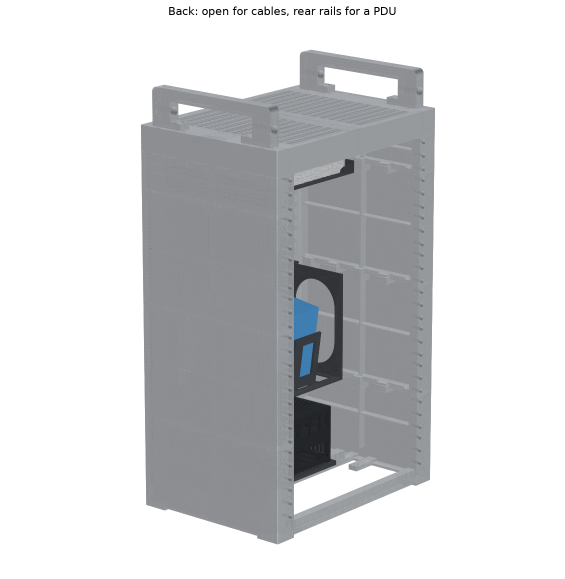
#> input picture 04_DESIGN_SOURCE/1_Rack_9U_T0-look/images/rack_back.png, 1129 x 1157 px (shown at 1/2 size)
$ python measure_drawing.py ../../04_DESIGN_SOURCE/1_Rack_9U_T0-look/images/rack_back.png
#> lines starting #> are read from the running program, lines starting #| are printed output that depends on the picture; after the words box and inside, x2 and y2 are one past the last pixel; in counts of white or black regions, pixels touching at a corner belong together
"""Measure Waveshare's adapter (F) dimension drawing by pixel analysis (not by eye)."""
import sys
import numpy as np
from PIL import Image

im = np.asarray(Image.open(sys.argv[1]).convert("RGB")).astype(int)
H, W, _ = im.shape
#> H = 1157; W = 1129
R, G, B = im[..., 0], im[..., 1], im[..., 2]
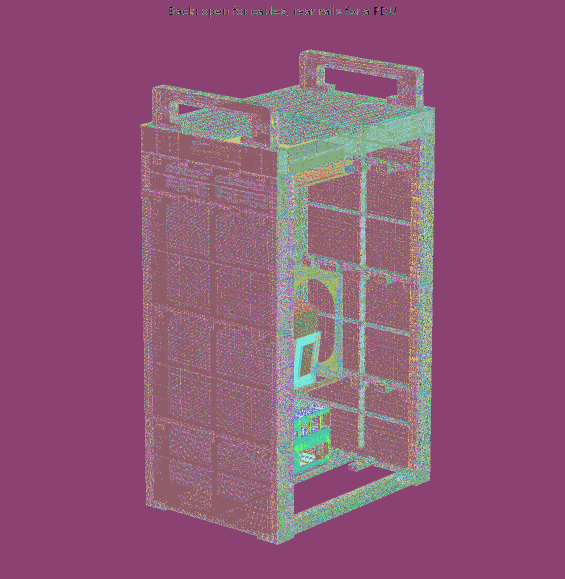
#> R: shape (1157, 1129) int64 (shown at 1/2 size); 256 distinct labels, from 0 to 255; one colour per label, 0 black
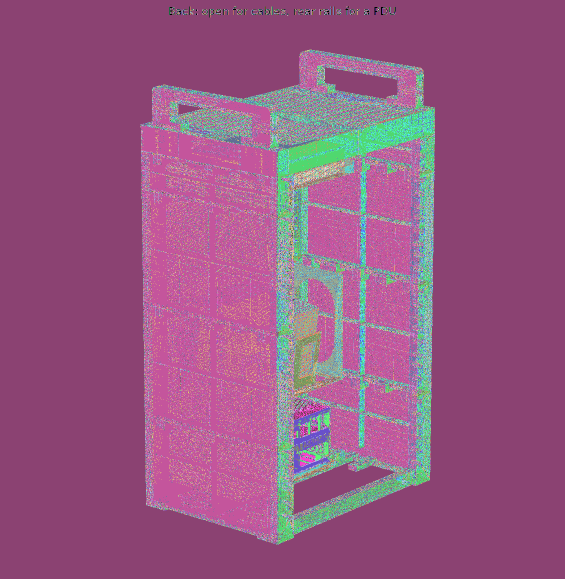
#> G: shape (1157, 1129) int64 (shown at 1/2 size); 256 distinct labels, from 0 to 255; one colour per label, 0 black
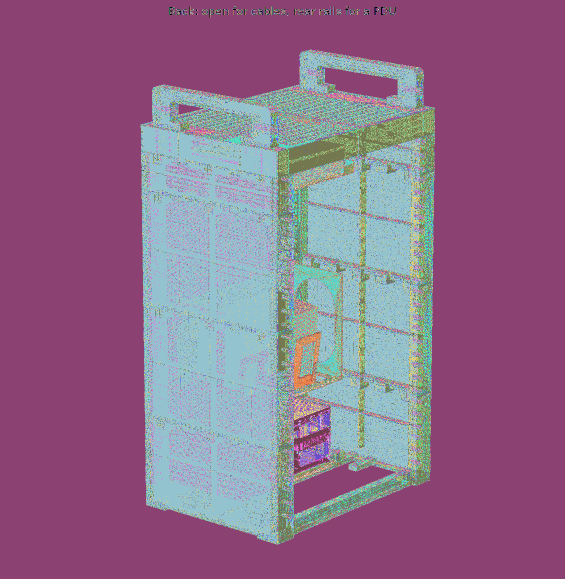
#> B: shape (1157, 1129) int64 (shown at 1/2 size); 256 distinct labels, from 0 to 255; one colour per label, 0 black
mx, mn = im.max(-1), im.min(-1)
grey_line = (mx < 170) & (mx - mn < 25)            # thin dimension / extension lines (grey on white)
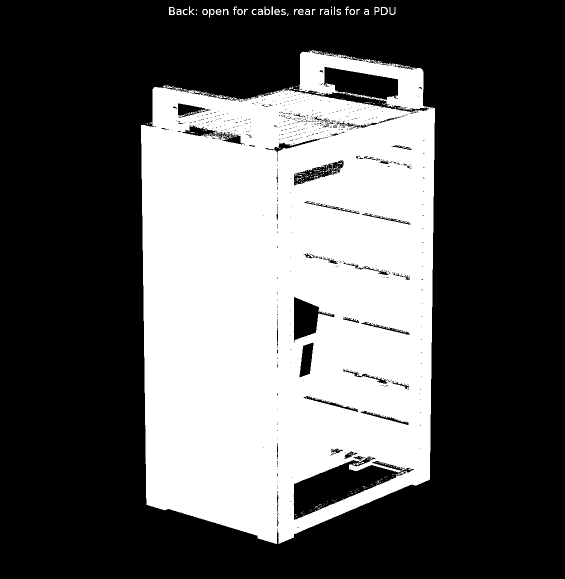
#> grey_line: shape (1157, 1129) bool (shown at 1/2 size); 35.9% white; 323 white regions (284 under 20 px), largest, box (x1, y1, x2, y2) and area: (282, 100, 870, 1088) 465715, (338, 14, 350, 30) 118, (762, 14, 776, 30) 103


def runs(mask1d, minlen=1):
    idx = np.flatnonzero(mask1d)
    if not len(idx):
        return []
    out, s = [], idx[0]
    for a, b in zip(idx, idx[1:]):
        if b != a + 1:
            out.append((s, a)); s = b
    out.append((s, idx[-1]))
    return [(a, b) for a, b in out if b - a + 1 >= minlen]


# vertical extension lines in the top margin (rows 20..95): x of the 86 / 85 dimension ends
top = grey_line[20:95].sum(0)
#> top = 1129 values, max 15 at index 418, min 0 at index 0, mean 1.39
vx = [((a + b) / 2) for a, b in runs(top > 40)]
#> in runs, `idx = np.flatnonzero(mask1d)`: idx = empty array
#> vx = []
# vertical extension lines in the bottom margin (rows 470..545): the 58 dimension (hole centres)
bot = grey_line[470:545].sum(0)
#> bot = 1129 values, max 75 at index 286, min 0 at index 0, mean 38.12
bx = [((a + b) / 2) for a, b in runs(bot > 35)]
#> bx = [575.5]
# horizontal extension lines left (cols 95..170) and right (cols 780..900)
lh = grey_line[:, 95:170].sum(1)
#> lh = 1157 values from 0 to 0
ly = [((a + b) / 2) for a, b in runs(lh > 40)]
#> ly = []
rh = grey_line[:, 790:900].sum(1)
#> rh = 1157 values, max 80 at index 229, min 0 at index 0, mean 51.37
ry = [((a + b) / 2) for a, b in runs(rh > 40)]
#> ry = [177, 595]
print("top extension x:", vx)
#| top extension x: []
print("bottom extension x:", bx)
#| bottom extension x: [575.5]
print("left extension y:", ly)
#| left extension y: []
print("right extension y:", ry)
#| right extension y: [177.0, 595.0]

$ run again, on 04_DESIGN_SOURCE/1_Rack_9U_T0-look/images/rack_exploded.png
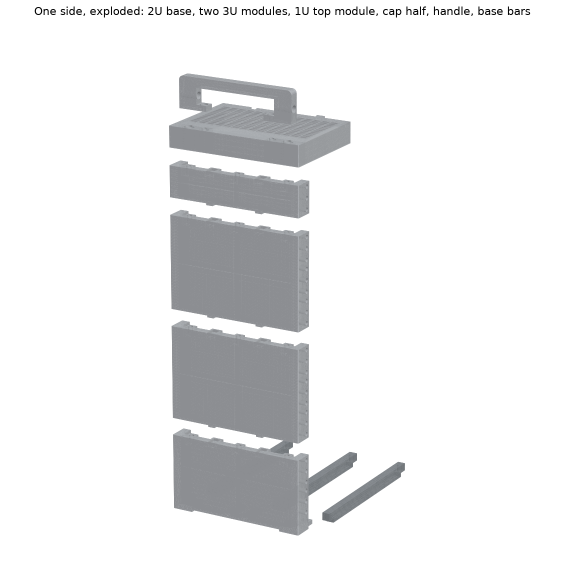
#> input picture 04_DESIGN_SOURCE/1_Rack_9U_T0-look/images/rack_exploded.png, 1129 x 1157 px (shown at 1/2 size)
#> R: shape (1157, 1129) int64; 252 distinct labels, from 0 to 255
#> G: shape (1157, 1129) int64; 252 distinct labels, from 0 to 255
#> `R, G, B = im[..., 0], im[..., 1], im[..., 2]`:
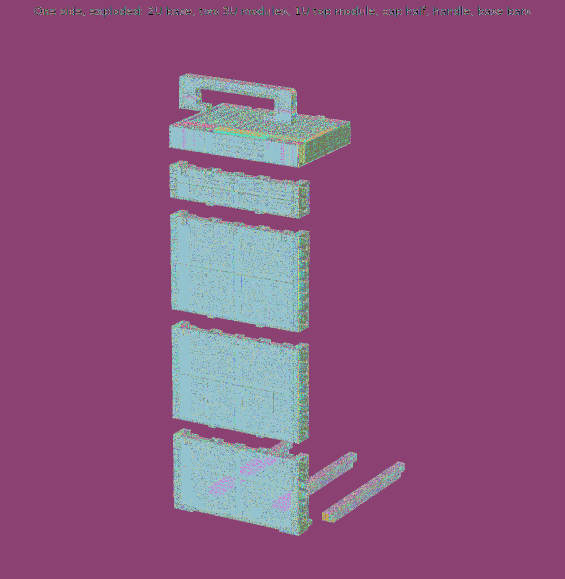
#> B: shape (1157, 1129) int64 (shown at 1/2 size); 252 distinct labels, from 0 to 255; one colour per label, 0 black
#> `grey_line = (mx < 170) & (mx - mn < 25)`:
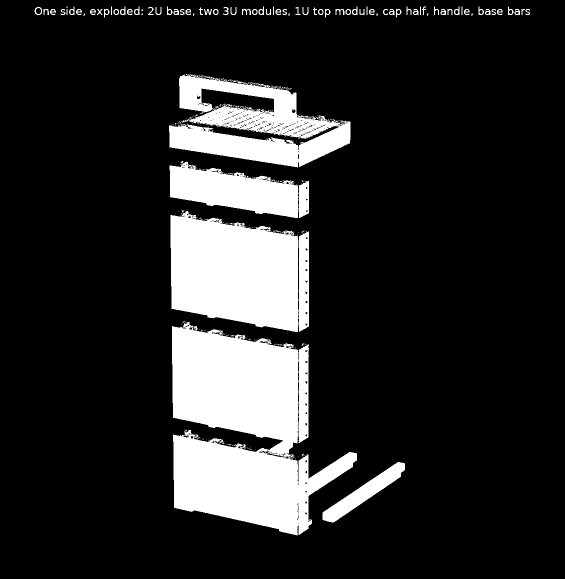
#> grey_line: shape (1157, 1129) bool (shown at 1/2 size); 16.2% white; 276 white regions (202 under 20 px), largest, box (x1, y1, x2, y2) and area: (344, 644, 714, 1071) 94937, (341, 422, 618, 664) 52851, (338, 148, 701, 335) 34680
#> top = 1129 values, max 15 at index 208, min 0 at index 0, mean 3.12
#> idx = empty array
#> vx = []
#> bot = 1129 values, max 75 at index 342, min 0 at index 0, mean 18.17
#> the loop in runs (call 2), `for a, b in zip(idx, idx[1:]):` made 273 passes
#> s on pass 254: 598
#> bx = [468.5, 607.5]
#> lh = 1157 values, max 43 at index 28, min 0 at index 0, mean 0.329
#> ly = [28]
#> rh = 1157 values, max 58 at index 19, min 0 at index 0, mean 0.903
#> ry = [18.5, 28]
#| top extension x: []
#| bottom extension x: [468.5, 607.5]
#| left extension y: [28.0]
#| right extension y: [18.5, 28.0]

$ run again, on 04_DESIGN_SOURCE/1_Rack_9U_T0-look/images/rack_front.png
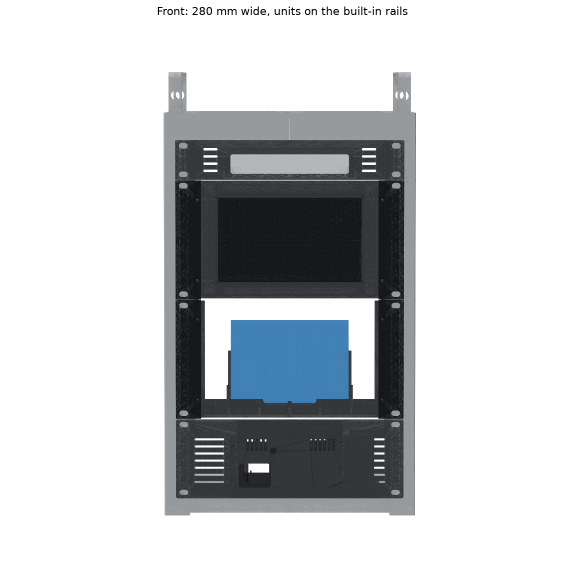
#> input picture 04_DESIGN_SOURCE/1_Rack_9U_T0-look/images/rack_front.png, 1129 x 1157 px (shown at 1/2 size)
#> R: shape (1157, 1129) int64; 256 distinct labels, from 0 to 255
#> G: shape (1157, 1129) int64; 256 distinct labels, from 0 to 255
#> `R, G, B = im[..., 0], im[..., 1], im[..., 2]`:
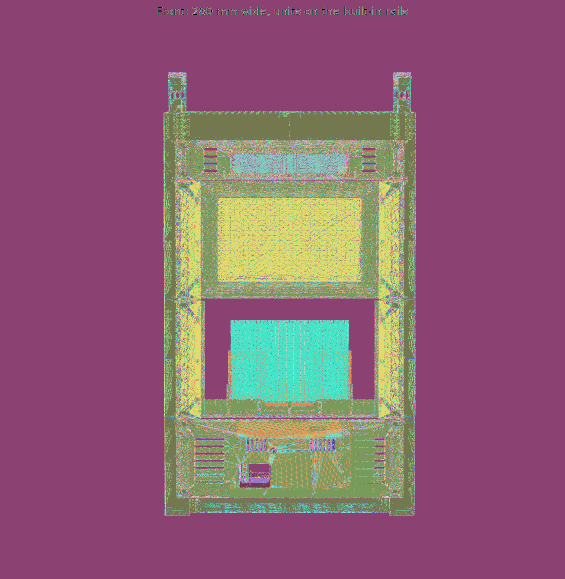
#> B: shape (1157, 1129) int64 (shown at 1/2 size); 256 distinct labels, from 0 to 255; one colour per label, 0 black
#> `grey_line = (mx < 170) & (mx - mn < 25)`:
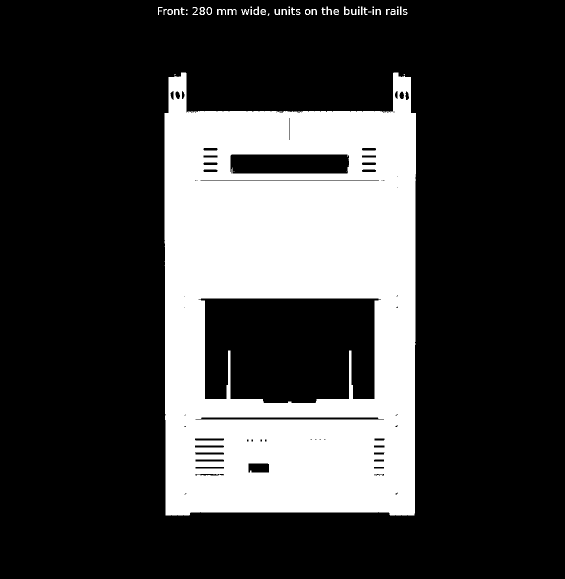
#> grey_line: shape (1157, 1129) bool (shown at 1/2 size); 25.1% white; 54 white regions (17 under 20 px), largest, box (x1, y1, x2, y2) and area: (329, 145, 832, 1031) 324967, (434, 18, 452, 30) 112, (455, 18, 473, 30) 112
#> top = 1129 values, max 10 at index 316, min 0 at index 0, mean 1.64
#> idx = empty array
#> vx = []
#> bot = 1129 values, max 75 at index 330, min 0 at index 0, mean 33.3
#> bx = [580]
#> lh = 1157 values from 0 to 0
#> ly = []
#> rh = 1157 values, max 42 at index 226, min 0 at index 0, mean 30.29
#> ry = [289, 364, 483, 602.5, 649.5, 687.5]
#| top extension x: []
#| bottom extension x: [580.0]
#| left extension y: []
#| right extension y: [289.0, 364.0, 483.0, 602.5, 649.5, 687.5]
